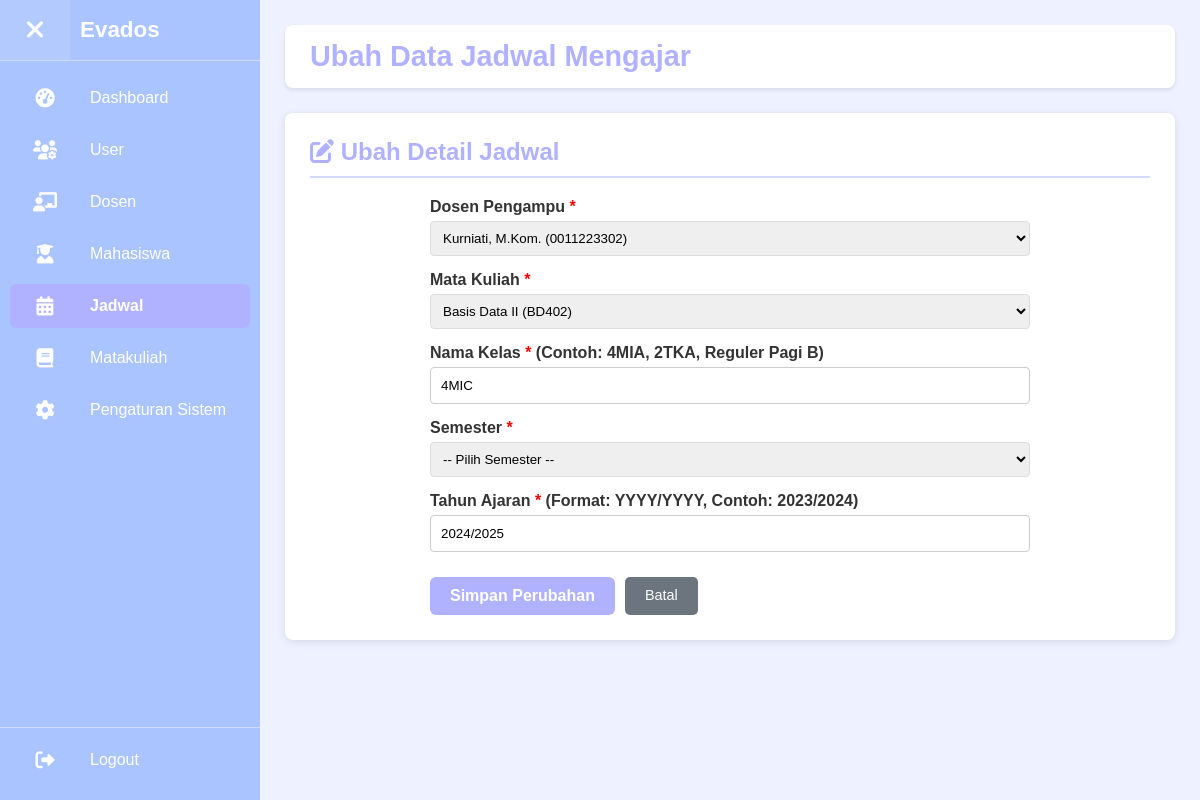
/admin_edit_jadwal.php?jadwal_id=2 (signed in), run on the app's committed database.
### tables this page shows
CREATE TABLE `jadwal_mengajar` (
  `jadwal_id` int(11) NOT NULL,
  `dosen_user_id` int(11) NOT NULL,
  `mk_id` int(11) NOT NULL,
  `nama_kelas` varchar(20) NOT NULL,
  `semester` varchar(50) NOT NULL,
  `tahun_ajaran` varchar(10) NOT NULL
);

CREATE TABLE `dosen` (
  `user_id` int(11) NOT NULL,
  `nidn` varchar(30) NOT NULL,
  `department` varchar(100) DEFAULT NULL,
  `profile_photo_url` varchar(255) DEFAULT NULL
);

CREATE TABLE `mata_kuliah` (
  `mk_id` int(11) NOT NULL,
  `kode_mk` varchar(20) NOT NULL,
  `nama_mk` varchar(100) NOT NULL
);

### admin_edit_jadwal.php (the view, shortened to what this page needs)
<?php
require_once 'config/db.php';
$page_title = "Tambah Jadwal Mengajar Baru";
$jadwal_data = [
    'jadwal_id' => null,
    'dosen_user_id' => '',
    'mk_id' => '',
    'nama_kelas' => '',
    'semester' => '',
    'tahun_ajaran' => ''
];
$is_editing = false;
$form_action_url = 'admin_edit_jadwal.php?action=add';
$current_page_php = "admin_manage_jadwal.php";
$dosen_options = [];
$stmt_dosen = $conn->query("SELECT au.user_id, au.full_name, d.nidn FROM Auth_Users au JOIN Dosen d ON au.user_id = d.user_id WHERE au.role='dosen' AND au.is_active = 1 ORDER BY au.full_name ASC");
if ($stmt_dosen) {
    while ($row = $stmt_dosen->fetch_assoc()) {
        $dosen_options[] = $row;
    }
}
$mk_options = [];
$stmt_mk = $conn->query("SELECT mk_id, kode_mk, nama_mk FROM mata_kuliah ORDER BY nama_mk ASC");
if ($stmt_mk) {
    while ($row = $stmt_mk->fetch_assoc()) {
        $mk_options[] = $row;
    }
}
if (isset($_GET['jadwal_id']) && is_numeric($_GET['jadwal_id'])) {
    $jadwal_id_to_edit = intval($_GET['jadwal_id']);
    $page_title = "Ubah Data Jadwal Mengajar";
    $is_editing = true;
    $form_action_url = 'admin_edit_jadwal.php?jadwal_id=' . $jadwal_id_to_edit;
    $stmt_fetch = $conn->prepare("SELECT jadwal_id, dosen_user_id, mk_id, nama_kelas, semester, tahun_ajaran FROM jadwal_mengajar WHERE jadwal_id = ?");
    if ($stmt_fetch) {
        $stmt_fetch->bind_param("i", $jadwal_id_to_edit);
        $stmt_fetch->execute();
        $result_fetch = $stmt_fetch->get_result();
        if ($result_fetch->num_rows == 1) {
            $db_data = $result_fetch->fetch_assoc();
            $jadwal_data = array_merge($jadwal_data, $db_data);
        } else {
            $_SESSION['error_message_jadwal_manage'] = "Data jadwal tidak ditemukan.";
            header("Location: admin_manage_jadwal.php");
            exit();
        }
    } else {
        $error_message = "Gagal mengambil data jadwal: " . $conn->error;
        $jadwal_data = null;
    }
} elseif (isset($_GET['action']) && $_GET['action'] == 'add') {
} else {
    $_SESSION['error_message_jadwal_manage'] = "Aksi tidak valid atau ID Jadwal tidak disediakan.";
    header("Location: admin_manage_jadwal.php");
    exit();
}
?>
<!DOCTYPE html>
<html lang="id">
<head>
    <link rel="stylesheet" href="css/style.css">
    <link rel="stylesheet" href="https://cdnjs.cloudflare.com/ajax/libs/font-awesome/6.0.0-beta3/css/all.min.css">
</head>
<body>
    <div class="mahasiswa-layout">
        <aside class="sidebar" id="sidebar">
            <div class="sidebar-top-section">
                <button class="sidebar-toggle" id="sidebarToggle" aria-label="Toggle Sidebar"><i
                        class="fas fa-bars"></i></button>
                <div class="sidebar-header">
                    <h3 class="logo-text">Evados</h3>
                </div>
            </div>
            <nav class="sidebar-menu">
                <ul>
                    <li><a href="admin_dashboard.php"
                            class="<?php echo ($current_page_php == 'admin_dashboard.php') ? 'active' : ''; ?>"><i
                                class="fas fa-tachometer-alt"></i> <span class="menu-text">Dashboard</span></a></li>
                    <li><a href="admin_manage_users.php"
                            class="<?php echo (strpos($current_page_php, 'admin_manage_users.php') !== false || strpos($current_page_php, 'admin_edit_user.php') !== false) ? 'active' : ''; ?>"><i
                                class="fas fa-users-cog"></i> <span class="menu-text">User</span></a></li>
                    <li><a href="admin_manage_dosen.php"
                            class="<?php echo (strpos($current_page_php, 'admin_manage_dosen.php') !== false || strpos($current_page_php, 'admin_edit_dosen.php') !== false) ? 'active' : ''; ?>"><i
                                class="fas fa-chalkboard-teacher"></i> <span class="menu-text">Dosen</span></a></li>
                    <li><a href="admin_manage_mahasiswa.php"
                            class="<?php echo (strpos($current_page_php, 'admin_manage_mahasiswa.php') !== false || strpos($current_page_php, 'admin_edit_mahasiswa.php') !== false) ? 'active' : ''; ?>"><i
                                class="fas fa-user-graduate"></i> <span class="menu-text">Mahasiswa</span></a>
                    </li>
                    <li><a href="admin_manage_jadwal.php"
                            class="<?php echo (strpos($current_page_php, 'admin_manage_jadwal.php') !== false || strpos($current_page_php, 'admin_edit_jadwal.php') !== false) ? 'active' : ''; ?>"><i
                                class="fas fa-calendar-alt"></i> <span class="menu-text">Jadwal</span></a>
                    </li>
                    <li><a href="admin_manage_matakuliah.php"
                            class="<?php echo (strpos($current_page_php, 'admin_manage_matakuliah.php') !== false || strpos($current_page_php, 'admin_edit_matakuliah.php') !== false) ? 'active' : ''; ?>"><i
                                class="fas fa-book"></i> <span class="menu-text">Matakuliah</span></a></li>
                    <li><a href="admin_settings.php"
                            class="<?php echo ($current_page_php == 'admin_settings.php') ? 'active' : ''; ?>"><i
                                class="fas fa-cog"></i> <span class="menu-text">Pengaturan Sistem</span></a></li>
                </ul>
            </nav>
            <div class="sidebar-logout-section">
                <a href="logout.php" class="logout-link"><i class="fas fa-sign-out-alt"></i> <span
                        class="menu-text">Logout</span></a>
            </div>
        </aside>
        <main class="main-content" id="mainContent">
            <header class="header">
                <h1><?php echo htmlspecialchars($page_title); ?></h1>
            </header>
            <?php if ($jadwal_data !== null || (isset($_GET['action']) && $_GET['action'] == 'add')): ?>
                <section class="content-card">
                    <h2><i class="fas <?php echo $is_editing ? 'fa-edit' : 'fa-plus-square'; ?>"></i>
                        <?php echo $is_editing ? "Ubah Detail Jadwal" : "Tambah Jadwal Baru"; ?></h2>
                    <form action="<?php echo htmlspecialchars($form_action_url); ?>" method="POST" class="form-container"
                        style="max-width: 600px;">
                        <div class="input-group">
                            <label for="dosen_user_id">Dosen Pengampu <span style="color:red;">*</span></label>
                            <select id="dosen_user_id" name="dosen_user_id" required>
                                <?php foreach ($dosen_options as $dosen): ?>
                                    <option value="<?php echo htmlspecialchars($dosen['user_id']); ?>" <?php echo (($jadwal_data['dosen_user_id'] ?? '') == $dosen['user_id']) ? 'selected' : ''; ?>>
                                        <?php echo htmlspecialchars($dosen['full_name'] . ' (' . $dosen['nidn'] . ')'); ?>
                                    </option>
                                <?php endforeach; ?>
                            </select>
                        </div>
                        <div class="input-group">
                            <label for="mk_id">Mata Kuliah <span style="color:red;">*</span></label>
                            <select id="mk_id" name="mk_id" required>
                                <?php foreach ($mk_options as $mk): ?>
                                    <option value="<?php echo htmlspecialchars($mk['mk_id']); ?>" <?php echo (($jadwal_data['mk_id'] ?? '') == $mk['mk_id']) ? 'selected' : ''; ?>>
                                        <?php echo htmlspecialchars($mk['nama_mk'] . ' (' . $mk['kode_mk'] . ')'); ?>
                                    </option>
                                <?php endforeach; ?>
                            </select>
                        </div>
                        <div class="input-group">
                            <label for="nama_kelas">Nama Kelas <span style="color:red;">*</span> (Contoh: 4MIA, 2TKA,
                                Reguler Pagi B)</label>
                            <input type="text" id="nama_kelas" name="nama_kelas" required
                                value="<?php echo htmlspecialchars($jadwal_data['nama_kelas'] ?? ''); ?>">
                        </div>
                        <div class="input-group">
                            <label for="semester">Semester <span style="color:red;">*</span></label>
                            <select id="semester" name="semester" required>
                                <option value="">-- Pilih Semester --</option>
                            </select>
                        </div>
                        <div class="input-group">
                            <label for="tahun_ajaran">Tahun Ajaran <span style="color:red;">*</span> (Format: YYYY/YYYY,
                                Contoh: 2023/2024)</label>
                            <input type="text" id="tahun_ajaran" name="tahun_ajaran" pattern="\d{4}\/\d{4}" required
                                value="<?php echo htmlspecialchars($jadwal_data['tahun_ajaran'] ?? ''); ?>"
                                placeholder="YYYY/YYYY">
                        </div>
                        <div class="form-actions">
                            <button type="submit" name="<?php echo $is_editing ? 'update_jadwal' : 'add_jadwal'; ?>"
                                class="btn-login" style="width:auto; padding: 10px 20px;">
                                <?php echo $is_editing ? 'Simpan Perubahan' : 'Tambah Jadwal'; ?>
                            </button>
                            <a href="admin_manage_jadwal.php" class="btn-penilaian"
                                style="background-color: #6c757d; color:white; text-decoration:none; padding: 10px 20px;">Batal</a>
                        </div>
                    </form>
                </section>
            <?php endif; ?>
        </main>
    </div>
</body>
</html>

### admin_edit_jadwal.php (style rules this page uses)
.input-group { margin-bottom: 18px; }
.input-group label { display: block; margin-bottom: 5px; font-weight: bold; }
.input-group select, .input-group input[type="text"] { width: 100%; padding: 10px; border: 1px solid #ccc; border-radius: 4px; box-sizing: border-box; }
.form-actions { margin-top: 25px; display: flex; flex-wrap: wrap; gap: 10px; }

### data on the page
jadwal_mengajar: dosen_user_id "Kurniati, M.Kom. (0011223302)", mk_id "Basis Data II (BD402)", nama_kelas "4MIC", tahun_ajaran "2024/2025"

### other printed values
$page_title "Ubah Data Jadwal Mengajar"
